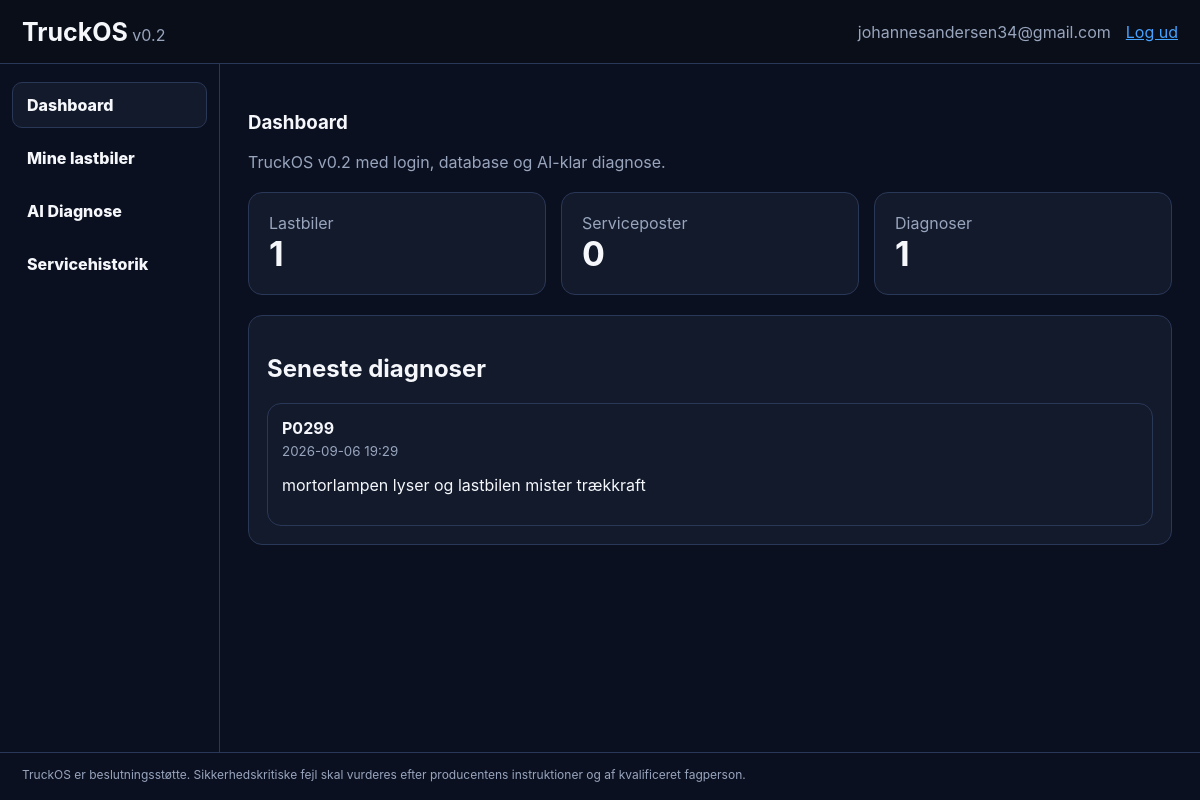
The page / (signed in) on the database its author committed.
### tables this page shows
CREATE TABLE diagnoses(id INTEGER PRIMARY KEY AUTOINCREMENT,user_id INTEGER NOT NULL,truck_id INTEGER NOT NULL,fault_code TEXT,symptoms TEXT NOT NULL,answer TEXT NOT NULL,created_at TEXT NOT NULL);

### app.py (the view)
@app.route('/')
def index():
    if not uid(): return redirect(url_for('login'))
    c=db(); u=uid()
    trucks=c.execute('SELECT * FROM trucks WHERE user_id=? ORDER BY id DESC',(u,)).fetchall()
    services=c.execute('SELECT * FROM services WHERE user_id=? ORDER BY id DESC LIMIT 8',(u,)).fetchall()
    diagnoses=c.execute('SELECT * FROM diagnoses WHERE user_id=? ORDER BY id DESC LIMIT 8',(u,)).fetchall()
    counts={'trucks':c.execute('SELECT COUNT(*) FROM trucks WHERE user_id=?',(u,)).fetchone()[0],
            'services':c.execute('SELECT COUNT(*) FROM services WHERE user_id=?',(u,)).fetchone()[0],
            'diagnoses':c.execute('SELECT COUNT(*) FROM diagnoses WHERE user_id=?',(u,)).fetchone()[0]}
    c.close(); return render_template('dashboard.html',trucks=trucks,services=services,diagnoses=diagnoses,counts=counts)

### app.py (called while the page is built)
def db():
    c=sqlite3.connect(DB_PATH); c.row_factory=sqlite3.Row; return c

def uid(): return session.get('user_id')

### templates/dashboard.html (shortened to what this page needs)
{% extends 'base.html' %}{% block content %}<main class="layout"><aside class="sidebar"><button class="nav active" data-view="dashboard">Dashboard</button><button class="nav" data-view="trucks">Mine lastbiler</button><button class="nav" data-view="diagnose">AI Diagnose</button><button class="nav" data-view="service">Servicehistorik</button></aside><section class="content">
<section id="dashboard" class="view active"><h1>Dashboard</h1><p class="muted">TruckOS v0.2 med login, database og AI-klar diagnose.</p><div class="cards"><div class="card"><span>Lastbiler</span><strong>{{ counts.trucks }}</strong></div><div class="card"><span>Serviceposter</span><strong>{{ counts.services }}</strong></div><div class="card"><span>Diagnoser</span><strong>{{ counts.diagnoses }}</strong></div></div><section class="panel"><h2>Seneste diagnoser</h2>{% for d in diagnoses %}<article class="item"><strong>{{ d.fault_code or 'Ingen kode' }}</strong><small>{{ d.created_at[:16].replace('T',' ') }}</small><p>{{ d.symptoms }}</p></article>{% else %}<p class="muted">Ingen diagnoser endnu.</p>{% endfor %}</section></section>
</section></main>{% endblock %}

### templates/base.html (shortened to what this page needs)
<!doctype html><html lang="da"><head><link rel="stylesheet" href="{{ url_for('static',filename='styles.css') }}"></head><body><header class="topbar"><div><strong>TruckOS</strong><span> v0.2</span></div>{% if session.get('user_id') %}<div class="top-actions"><span>{{ session.get('email') }}</span><a href="{{ url_for('logout') }}">Log ud</a></div>{% endif %}</header>{% block content %}{% endblock %}<footer>TruckOS er beslutningsstøtte. Sikkerhedskritiske fejl skal vurderes efter producentens instruktioner og af kvalificeret fagperson.</footer></body></html>

### static/styles.css (style rules this page uses)
:root { --bg:#0b1020;--panel:#121a2c;--panel2:#19233a;--border:#2a3857;--text:#f5f7fb;--muted:#98a5bd;--accent:#46a2ff }
* { box-sizing:border-box }
body { margin:0;font-family:Inter,system-ui,-apple-system,Segoe UI,sans-serif;background:var(--bg);color:var(--text) }
a { color:var(--accent) }
.topbar { height:64px;padding:0 22px;display:flex;align-items:center;justify-content:space-between;border-bottom:1px solid var(--border);background:#090e19 }
.topbar strong { font-size:25px }
.topbar span,.muted { color:var(--muted) }
.top-actions { display:flex;gap:15px }
.layout { display:grid;grid-template-columns:220px 1fr;min-height:calc(100vh - 112px) }
.sidebar { padding:18px 12px;border-right:1px solid var(--border) }
.nav { width:100%;text-align:left;padding:12px 14px;margin-bottom:7px;background:transparent;color:var(--text);border:1px solid transparent;border-radius:10px }
.nav.active,.nav:hover { background:var(--panel);border-color:var(--border) }
.content { padding:28px;max-width:1100px }
.view { display:none }
.view.active { display:block }
.cards { display:grid;grid-template-columns:repeat(3,1fr);gap:15px;margin:20px 0 }
.card,.panel,.item,.auth-card { background:var(--panel);border:1px solid var(--border);border-radius:14px }
.card { padding:20px }
.card span { display:block;color:var(--muted) }
.card strong { font-size:34px }
.panel { padding:18px;margin:18px 0 }
input,select,textarea,button { font:inherit }
button { padding:12px 16px;border:0;border-radius:10px;background:var(--accent);color:white;font-weight:800 }
.item { padding:14px }
.item small { display:block;color:var(--muted);margin-top:5px }
footer { padding:14px 22px;border-top:1px solid var(--border);color:var(--muted);font-size:12px }

### rows shown on the page
diagnoses: fault_code "P0299", created_at "2026-09-06 19:29", symptoms "mortorlampen lyser og lastbilen mister trækkraft"

### other values the page prints
{{ session.get('email') }} "johannesandersen34@gmail.com"
{{ counts.trucks }} "1"
{{ counts.services }} "0"
{{ counts.diagnoses }} "1"
